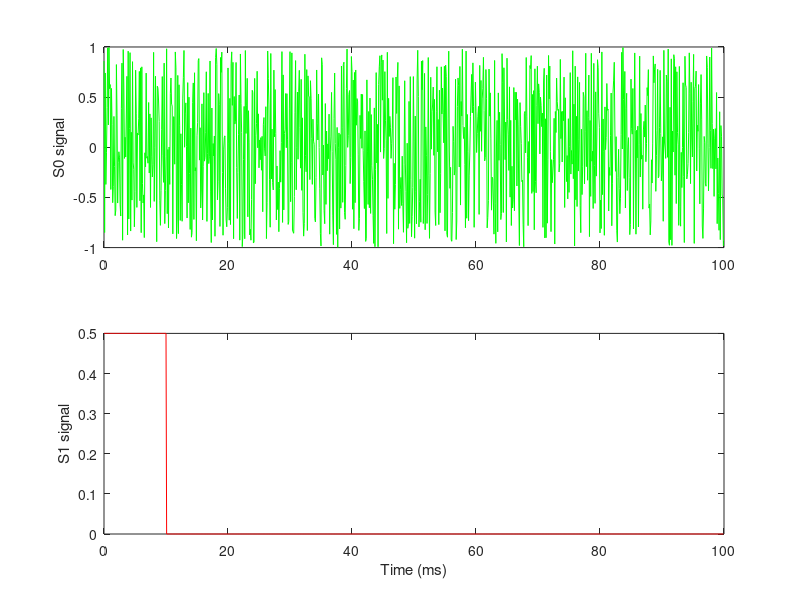

Here is the MATLAB script that generated this plot: (Note: this script raises an error after producing the figure.)
%% play_2CH.m %%
%  based on playwav.m example script from Microstar Labs
%
%------------------------------------------------------------------------
% 6 Mar 2019 (SJS)
%------------------------------------------------------------------------

% output sample rate
Fs = 10000;
% total output duration (seconds)
sigdur = 0.1;
% signal amplitudes (peak, V)
ch0peak = 1;
ch1peak = 0.5;

% stimulus channel 1 = noise, range [-1 1]
ch0signal = 2 * (rand(1, floor(Fs * sigdur)) - 0.5);
ch0signal = ch0peak * ch0signal;

% stimulus channel 2 = 0.01 second pulse, peak of 1, start at t=0
ch1signal = zeros(1, floor(Fs * sigdur));
pulseIndx = 1:(floor(Fs*0.01)+1);
ch1signal(pulseIndx) = ch1peak;

stimdata = [ch0signal; ch1signal];

% plot signals
t = (1000/Fs) * (0:(length(stimdata)-1));
figure(1)
subplot(211)
plot(t, stimdata(1, :), 'g');
ylabel('S0 signal')
subplot(212)
plot(t, stimdata(2, :), 'r');
xlabel('Time (ms)')
ylabel('S1 signal')
% information
fprintf('Signal Duration (s): %.2f\n', sigdur);
fprintf('samples/channel: %d\n', length(stimdata));
fprintf('total samples: %d\n', numel(stimdata));
fprintf('Time between sample updates (us): %.2f\n', (1e6) * (1/Fs) * (1/2));
pause_dur = ceil(sigdur);


%% Prepare the DAP board to receive the data. Script starts automatically.
dapallopen();
cnfg = dapcnfig(hTextToDap, 'play_2CH.dap');
if cnfg < 1
   dapallclose();
   error('Error configuring DAP')
else
	disp(cnfg)
end

% Send the data to the DAP board for playback.
disp('Sending the data to the DAP board')
nData = dapputm(hBinToDap, stimdata, 'double');
fprintf('nData: %d\n', nData);

% Allow enough time for the playback to finish
fprintf('Allow %.2f seconds for playback\n', pause_dur);
pause(pause_dur);

% Close connections to DAP 
dapallclose();
